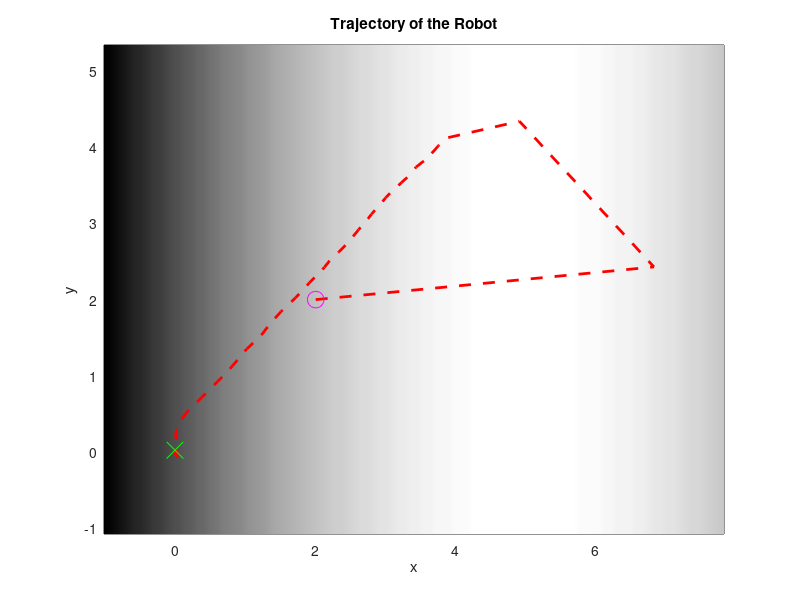

Source code (MATLAB):
clear
close
clc

traj = importdata('traj_data2.mat');
X = traj(1,:);
Y = traj(2,:);

figure(1);clf;
X_plot = linspace(min(X)-1,max(X)+1);
Y_plot = linspace(min(Y)-1,max(Y)+1);
C = ones(length(Y_plot),length(X_plot));


for i=1:size(C,1)
    for j=1:size(C,2)
        C(i,j) = -0.5*(5-X_plot(j))^2;
    end
end
pcolor(X_plot,Y_plot,C);
colormap(gray);
shading flat
shading interp
% axis([-1,7,-2,5])
hold on


% %% Normal Plot
% figure(3);
% hold on

plot(traj(1,:),traj(2,:),'r--','LineWidth',2);
% scatter(X,Y);
plot(traj(1,1),traj(2,1),'mo', 'markers',12);
plot(traj(1,end),traj(2,end),'gx','markers',12);

title('Trajectory of the Robot')
xlabel('x')
ylabel('y')

hold off
% 
%% Smooth Trajectory
% figure(4)
% % polyfit_y = polyfit(X,Y,8);
% % fit_y = polyval(polyfit_y,X);
% xx = smooth(X,0.1,'loess');
% yy = smooth(Y,0.1,'loess');
% plot(xx,yy,'r-','LineWidth',2);
% hold on
% % plot(xx,yy,'r');
% scatter(xx,yy);
% plot(traj(1,1),traj(2,1),'mo');
% plot(traj(1,end),traj(2,end),'bx');
% hold off




%%%%%%%%%%%%%%%%%%%%%%%%%%%%%%%%%%%%%% Experimentation %%%%%%%%%%%%%%%%%
% figure(1);clf;
% Im = zeros(length(Y),length(X));
% 
% for i=1:size(Im,1)
%     for j=1:size(Im,2)
%         Im(i,j) = 0.5*(5-X(j)) - 3;
%     end
% end
% 
% X_scaled = X*(size(Im,2)/(max(X)-min(X)));
% Y_scaled = Y*(size(Im,1)/(max(Y)-min(Y)));
% 
% figure(1)
% imshow(Im)
% % hold on
% 
% %Making X and Y of the same length
% if (length(X_scaled) > length(Y_scaled))
%    Y_scaled = interp1(linspace(1,length(Y_scaled),length(Y_scaled)),Y_scaled,X_scaled,'pchip');
%     
% elseif (length(Y_scaled) > length(X_scaled))
%     X_scaled = interp1(linspace(1,length(X_scaled),length(X_scaled)),X_scaled,Y_scaled,'pchip');
% end
% 
% % plot(traj(1,:),traj(2,:),'r');
% % plot(traj(1,t_f+1),traj(2,t_f+1),'bx');
% figure(2);
% plot(X_scaled,Y_scaled,'r');
% hold on
% plot(X_scaled(1),Y_scaled(1),'mo');
% plot(X_scaled(t_f+1),Y_scaled(t_f+1),'bx');
% hold off
